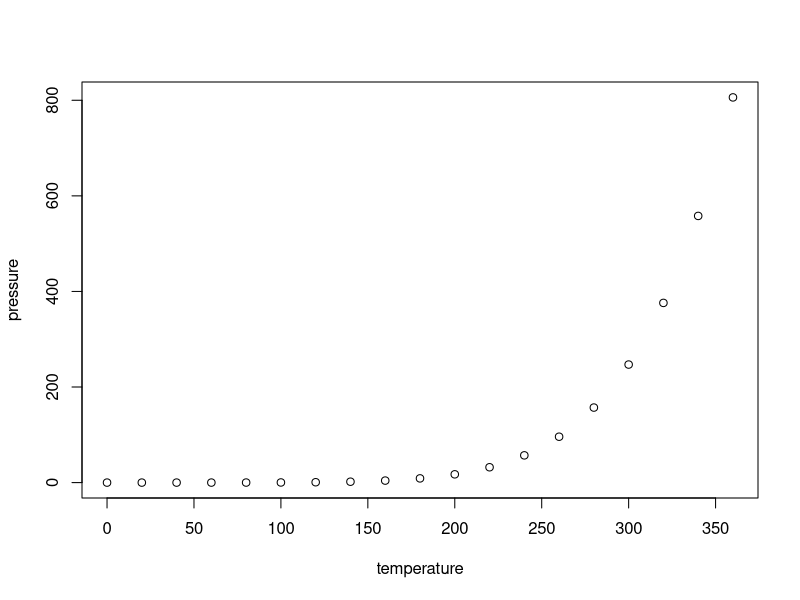
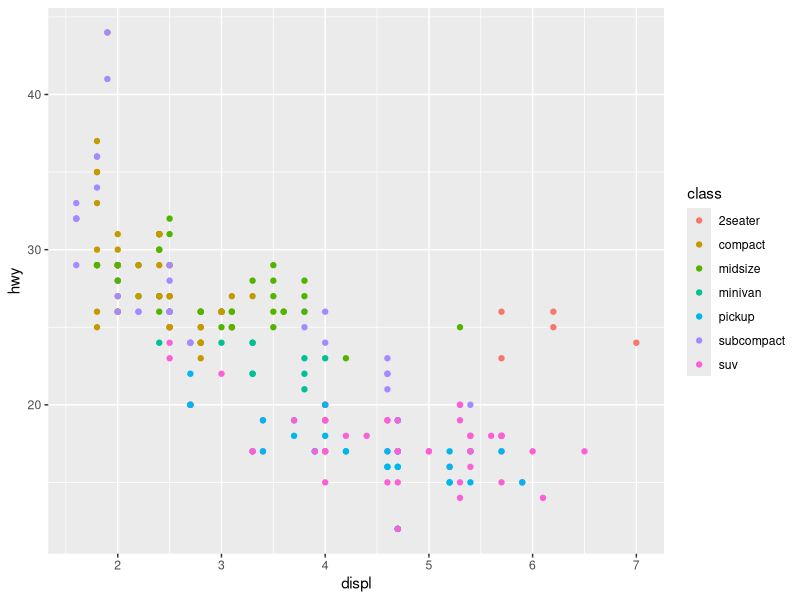

Generate these figures, in order, with R:
## ---- chunk 1
knitr::opts_chunk$set(echo = TRUE)
## ---- chunk 2
summary(cars)
## ---- chunk 3
plot(pressure)
## ---- chunk 4
library(ggplot2)
ggplot(data = mpg) +
  geom_point(mapping = aes(x = displ, y = hwy, color = class))
